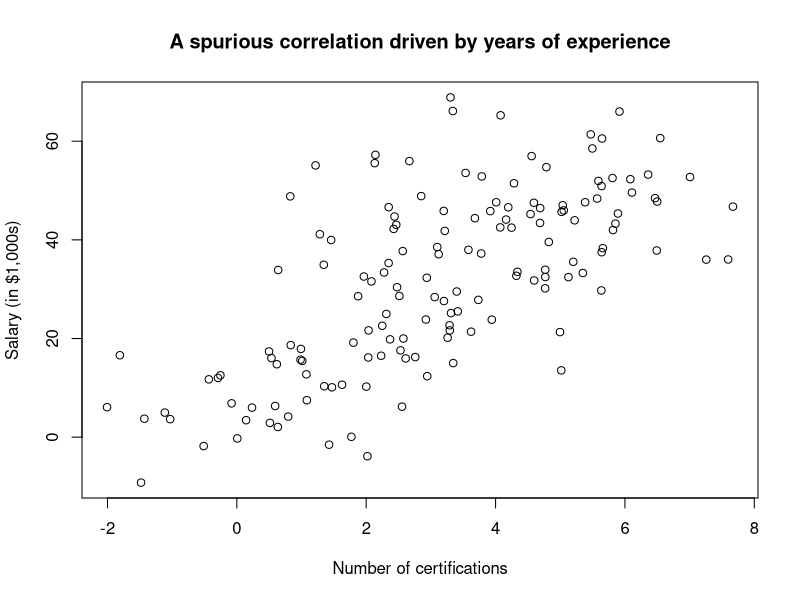
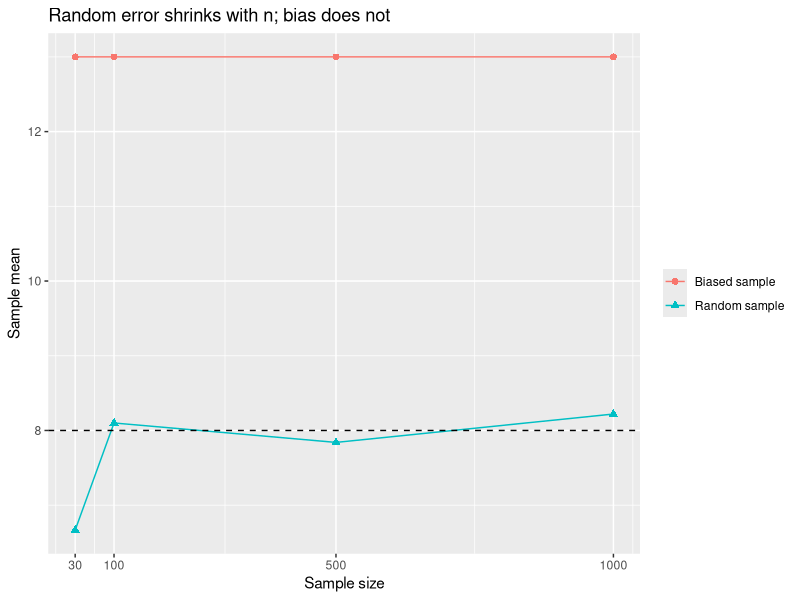

Here is the R script that generated these plots, in order:
## ---- chunk 1
#| echo: false
#| message: false
set.seed(2025)
n <- 150
years_experience <- runif(n, 0, 20)
certifications <- 0.3 * years_experience + rnorm(n, 0, 1.5)
salary <- 3 * years_experience + rnorm(n, 0, 8)
plot(certifications, salary, xlab = "Number of certifications", ylab = "Salary (in $1,000s)",
     main = "A spurious correlation driven by years of experience")
## ---- chunk 2
#| echo: false
#| message: false
#| warning: false
library(tidyverse)

set.seed(20254)
pop <- c(rep(5, 7000), rep(15, 3000))
true_mean <- mean(pop)
sizes <- c(30, 100, 500, 1000)

df <- tibble(size = sizes) %>%
  mutate(
    random_mean = map_dbl(size, ~ mean(sample(pop, .x))),
    biased_mean = map_dbl(size, ~ {
      n_high <- round(0.8 * .x)
      n_low  <- .x - n_high
      mean(c(sample(pop[pop == 15], n_high), sample(pop[pop == 5], n_low)))
    })
  ) %>%
  pivot_longer(c(random_mean, biased_mean), names_to = "type", values_to = "mean") %>%
  mutate(type = recode(type, random_mean = "Random sample", biased_mean = "Biased sample"))

ggplot(df, aes(x = size, y = mean, color = type, shape = type)) +
  geom_line() +
  geom_point(size = 2) +
  geom_hline(yintercept = true_mean, linetype = "dashed") +
  scale_x_continuous(breaks = sizes) +
  labs(title = "Random error shrinks with n; bias does not",
       x = "Sample size", y = "Sample mean", color = NULL, shape = NULL)
